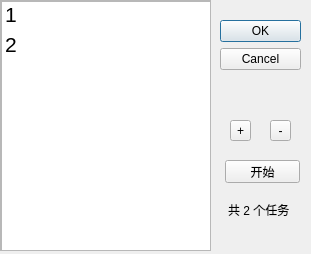
<?xml version="1.0" encoding="UTF-8"?>
<ui version="4.0">
 <class>List</class>
 <widget class="QDialog" name="List">
  <property name="geometry">
   <rect>
    <x>0</x>
    <y>0</y>
    <width>311</width>
    <height>254</height>
   </rect>
  </property>
  <property name="minimumSize">
   <size>
    <width>311</width>
    <height>254</height>
   </size>
  </property>
  <property name="maximumSize">
   <size>
    <width>311</width>
    <height>254</height>
   </size>
  </property>
  <property name="windowTitle">
   <string>Dialog</string>
  </property>
  <widget class="QDialogButtonBox" name="buttonBox">
   <property name="geometry">
    <rect>
     <x>220</x>
     <y>20</y>
     <width>81</width>
     <height>241</height>
    </rect>
   </property>
   <property name="orientation">
    <enum>Qt::Vertical</enum>
   </property>
   <property name="standardButtons">
    <set>QDialogButtonBox::Cancel|QDialogButtonBox::Ok</set>
   </property>
  </widget>
  <widget class="QLabel" name="label">
   <property name="geometry">
    <rect>
     <x>228</x>
     <y>200</y>
     <width>71</width>
     <height>20</height>
    </rect>
   </property>
   <property name="text">
    <string>共 2 个任务</string>
   </property>
  </widget>
  <widget class="QScrollArea" name="scrollArea">
   <property name="geometry">
    <rect>
     <x>0</x>
     <y>0</y>
     <width>211</width>
     <height>251</height>
    </rect>
   </property>
   <property name="widgetResizable">
    <bool>true</bool>
   </property>
   <widget class="QWidget" name="scrollAreaWidgetContents">
    <property name="geometry">
     <rect>
      <x>0</x>
      <y>0</y>
      <width>209</width>
      <height>249</height>
     </rect>
    </property>
    <widget class="QLineEdit" name="lineEdit">
     <property name="geometry">
      <rect>
       <x>0</x>
       <y>0</y>
       <width>211</width>
       <height>31</height>
      </rect>
     </property>
    </widget>
    <widget class="QListWidget" name="listWidget">
     <property name="geometry">
      <rect>
       <x>0</x>
       <y>0</y>
       <width>211</width>
       <height>251</height>
      </rect>
     </property>
     <property name="gridSize">
      <size>
       <width>0</width>
       <height>30</height>
      </size>
     </property>
     <item>
      <property name="text">
       <string>1</string>
      </property>
      <property name="font">
       <font>
        <pointsize>16</pointsize>
       </font>
      </property>
      <property name="foreground">
       <brush brushstyle="NoBrush">
        <color alpha="255">
         <red>255</red>
         <green>85</green>
         <blue>255</blue>
        </color>
       </brush>
      </property>
     </item>
     <item>
      <property name="text">
       <string>2</string>
      </property>
      <property name="font">
       <font>
        <pointsize>16</pointsize>
       </font>
      </property>
     </item>
    </widget>
   </widget>
  </widget>
  <widget class="QToolButton" name="add">
   <property name="geometry">
    <rect>
     <x>230</x>
     <y>120</y>
     <width>21</width>
     <height>21</height>
    </rect>
   </property>
   <property name="text">
    <string>+</string>
   </property>
   <property name="checkable">
    <bool>false</bool>
   </property>
  </widget>
  <widget class="QToolButton" name="dele">
   <property name="geometry">
    <rect>
     <x>270</x>
     <y>120</y>
     <width>21</width>
     <height>21</height>
    </rect>
   </property>
   <property name="text">
    <string>-</string>
   </property>
  </widget>
  <widget class="QPushButton" name="start">
   <property name="geometry">
    <rect>
     <x>225</x>
     <y>160</y>
     <width>75</width>
     <height>23</height>
    </rect>
   </property>
   <property name="text">
    <string>开始</string>
   </property>
  </widget>
 </widget>
 <resources/>
 <connections>
  <connection>
   <sender>buttonBox</sender>
   <signal>accepted()</signal>
   <receiver>List</receiver>
   <slot>accept()</slot>
   <hints>
    <hint type="sourcelabel">
     <x>248</x>
     <y>254</y>
    </hint>
    <hint type="destinationlabel">
     <x>157</x>
     <y>274</y>
    </hint>
   </hints>
  </connection>
  <connection>
   <sender>buttonBox</sender>
   <signal>rejected()</signal>
   <receiver>List</receiver>
   <slot>reject()</slot>
   <hints>
    <hint type="sourcelabel">
     <x>316</x>
     <y>260</y>
    </hint>
    <hint type="destinationlabel">
     <x>286</x>
     <y>274</y>
    </hint>
   </hints>
  </connection>
 </connections>
</ui>
